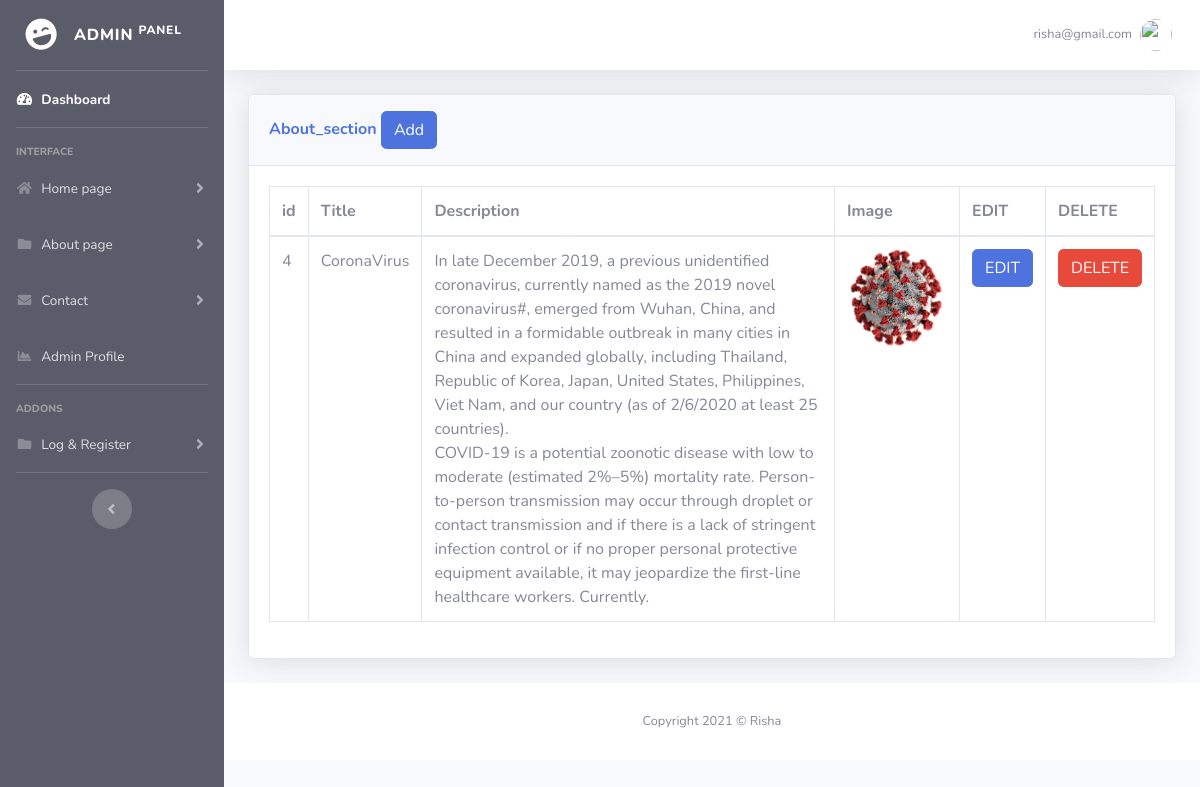
/admin/about-us-section.php (signed in), run on the app's committed database.
### tables this page shows
CREATE TABLE `about_section` (
  `Id` int(11) NOT NULL,
  `about_title` varchar(50) NOT NULL,
  `about_text` varchar(5000) NOT NULL,
  `about_image` varchar(400) NOT NULL
);

### admin/about-us-section.php (the view, shortened to what this page needs)
<?php
include('security.php');
include('includes/header.php');
include('includes/navbar.php');
?>
<div class="container-fluid">
<div class="card shadow mb-4">
    <div class="card-header py-3">
      <h6 class="m-0 font-weight-bold text-primary">About_section
              <button type="button" class="btn btn-primary" data-toggle="modal" data-target="#addsection">
                Add
              </button>
      </h6>
    </div>
  <div class="card-body">
    <div class="table-responsive">
      <?php
                $query = "SELECT * FROM about_section";
                $query_run = mysqli_query($connection, $query);
            ?>
     <table class="table table-bordered" id="dataTable" width="100%" cellspacing="0">
                    <thead>
                        <tr>
                            <th> id </th>
                            <th> Title </th>
                            <th> Description </th>
                            <th>Image </th>
                            <th>EDIT</th>
                            <th>DELETE</th>
                        </tr>
                    </thead>
<tbody>
                        <?php
                        if(mysqli_num_rows($query_run) > 0)
                        {
                            while($row = mysqli_fetch_assoc($query_run))
                            {
                        ?>
                           <tr>
                                <td><?php  echo $row['Id']; ?></td>
                                <td><?php  echo $row['about_title']; ?></td>
                                <td><?php  echo $row['about_text']; ?></td>
                                <td><?php echo '<img src="upload/'.$row['about_image'].'"  width="100px;" height="100px ;" alt="image" >'?> </td>
                                <td>
                                    <form action="edit_aboutus_section.php" method="post">
                                        <button type="submit" name="aboutus_edit_btn" class="btn btn-primary"> EDIT</button>
                                    </form>
                                </td>
                                <td>
                                    <form action="code.php" method="post">
                                        <button type="submit" name="aboutus_delete_btn" class="btn btn-danger"> DELETE</button>
                                    </form>
                                </td>
                            </tr>
                        <?php
                            }
                        }
                        else {
                            echo "No Record Found";
                        }
                        ?>
                    </tbody>
                </table>
    </div>
  </div>
</div>
</div>
<?php
include('includes/footer.php');
?>

### data on the page
about_section: Id "4", about_title "CoronaVirus", about_text "In late December 2019, a previous unidentified coronavirus, currently named as the 2019 novel coronavirus#, emerged from Wuhan, China, and resulted in a formidable outbreak in many cities in China and expanded globally, including Thailand, Republic of Korea, Japan, United States, Philippines, Viet Nam, and our country (as of 2/6/2020 at least 25 countries). COVID-19 is a potential zoonotic disease with low to moderate (estimated 2%–5%) mortality rate. Person-to-person transmission may occur through droplet or contact transmission and if there is a lack of stringent infection control or if no proper personal protective equipment available, it may jeopardize the first-line healthcare workers.…", about_image (picture)

### other printed values
$_SESSION['username'] "risha@gmail.com"
